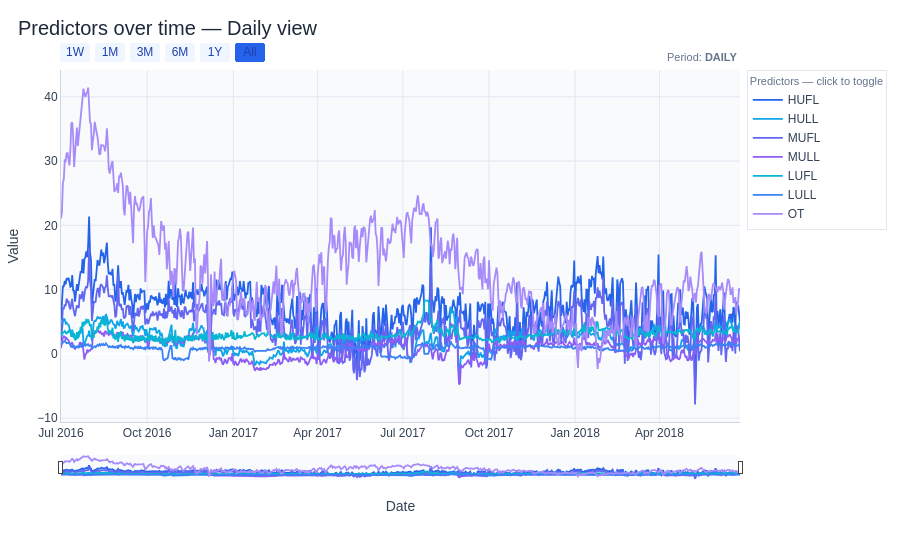

Notebook code for this chart:
### Markdown cell above
Time series including the predictors

### Code cell
plots.plot_time_series_predictors(
    df,
    predictors=features+[y], # We observe the dependent variable too
    date_col="date",
    period="daily",
)

### Figure 1 — Plotly figure (JSON) as saved in the notebook; plotly's stock layout.template omitted (floating-point values rounded to 4 significant figures; data arrays with more than 128 entries replaced by an {"elided": "..."} marker saying what was removed)
{"data": [{"hovertemplate": "<b>HUFL</b><br>%{x|%Y-%m-%d %H:%M}<br>%{y:.4g}<extra></extra>", "line": {"color": "#2563EB", "width": 1.8}, "mode": "lines", "name": "HUFL", "type": "scatter", "visible": true, "x": {"elided": "726 str values"}, "y": {"elided": "726 float values"}}, {"hovertemplate": "<b>HULL</b><br>%{x|%Y-%m-%d %H:%M}<br>%{y:.4g}<extra></extra>", "line": {"color": "#0EA5E9", "width": 1.8}, "mode": "lines", "name": "HULL", "type": "scatter", "visible": true, "x": {"elided": "726 str values"}, "y": {"elided": "726 float values"}}, {"hovertemplate": "<b>MUFL</b><br>%{x|%Y-%m-%d %H:%M}<br>%{y:.4g}<extra></extra>", "line": {"color": "#6366F1", "width": 1.8}, "mode": "lines", "name": "MUFL", "type": "scatter", "visible": true, "x": {"elided": "726 str values"}, "y": {"elided": "726 float values"}}, {"hovertemplate": "<b>MULL</b><br>%{x|%Y-%m-%d %H:%M}<br>%{y:.4g}<extra></extra>", "line": {"color": "#8B5CF6", "width": 1.8}, "mode": "lines", "name": "MULL", "type": "scatter", "visible": true, "x": {"elided": "726 str values"}, "y": {"elided": "726 float values"}}, {"hovertemplate": "<b>LUFL</b><br>%{x|%Y-%m-%d %H:%M}<br>%{y:.4g}<extra></extra>", "line": {"color": "#06B6D4", "width": 1.8}, "mode": "lines", "name": "LUFL", "type": "scatter", "visible": true, "x": {"elided": "726 str values"}, "y": {"elided": "726 float values"}}, {"hovertemplate": "<b>LULL</b><br>%{x|%Y-%m-%d %H:%M}<br>%{y:.4g}<extra></extra>", "line": {"color": "#3B82F6", "width": 1.8}, "mode": "lines", "name": "LULL", "type": "scatter", "visible": true, "x": {"elided": "726 str values"}, "y": {"elided": "726 float values"}}, {"hovertemplate": "<b>OT</b><br>%{x|%Y-%m-%d %H:%M}<br>%{y:.4g}<extra></extra>", "line": {"color": "#A78BFA", "width": 1.8}, "mode": "lines", "name": "OT", "type": "scatter", "visible": true, "x": {"elided": "726 str values"}, "y": {"elided": "726 float values"}}], "layout": {"annotations": [{"font": {"color": "#64748B", "size": 11}, "showarrow": false, "text": "Period: <b>DAILY</b>", "x": 1, "xref": "paper", "y": 1.06, "yref": "paper"}], "dragmode": "zoom", "font": {"color": "#334155", "family": "'IBM Plex Sans', Arial, sans-serif"}, "hovermode": "x unified", "legend": {"bgcolor": "rgba(255,255,255,0.9)", "bordercolor": "#E2E8F0", "borderwidth": 1, "font": {"size": 12}, "itemclick": "toggle", "itemdoubleclick": "toggleothers", "orientation": "v", "title": {"font": {"color": "#64748B", "size": 11}, "text": "Predictors — click to toggle"}, "x": 1.01, "xanchor": "left", "y": 1, "yanchor": "top"}, "margin": {"b": 80, "l": 60, "r": 160, "t": 70}, "paper_bgcolor": "#FFFFFF", "plot_bgcolor": "#F8FAFC", "title": {"font": {"color": "#1E293B", "size": 20}, "text": "Predictors over time — Daily view", "x": 0.02}, "xaxis": {"gridcolor": "#E2E8F0", "linecolor": "#CBD5E1", "rangeselector": {"activecolor": "#2563EB", "bgcolor": "#EFF6FF", "buttons": [{"count": 7, "label": "1W", "step": "day", "stepmode": "backward"}, {"count": 1, "label": "1M", "step": "month", "stepmode": "backward"}, {"count": 3, "label": "3M", "step": "month", "stepmode": "backward"}, {"count": 6, "label": "6M", "step": "month", "stepmode": "backward"}, {"count": 1, "label": "1Y", "step": "year", "stepmode": "backward"}, {"label": "All", "step": "all"}], "font": {"color": "#1E40AF"}}, "rangeslider": {"thickness": 0.06, "visible": true}, "showgrid": true, "showspikes": true, "spikecolor": "#94A3B8", "spikethickness": 1, "title": {"text": "Date"}, "type": "date"}, "yaxis": {"gridcolor": "#E2E8F0", "linecolor": "#CBD5E1", "showgrid": true, "showspikes": true, "spikecolor": "#94A3B8", "spikethickness": 1, "title": {"text": "Value"}}}}
